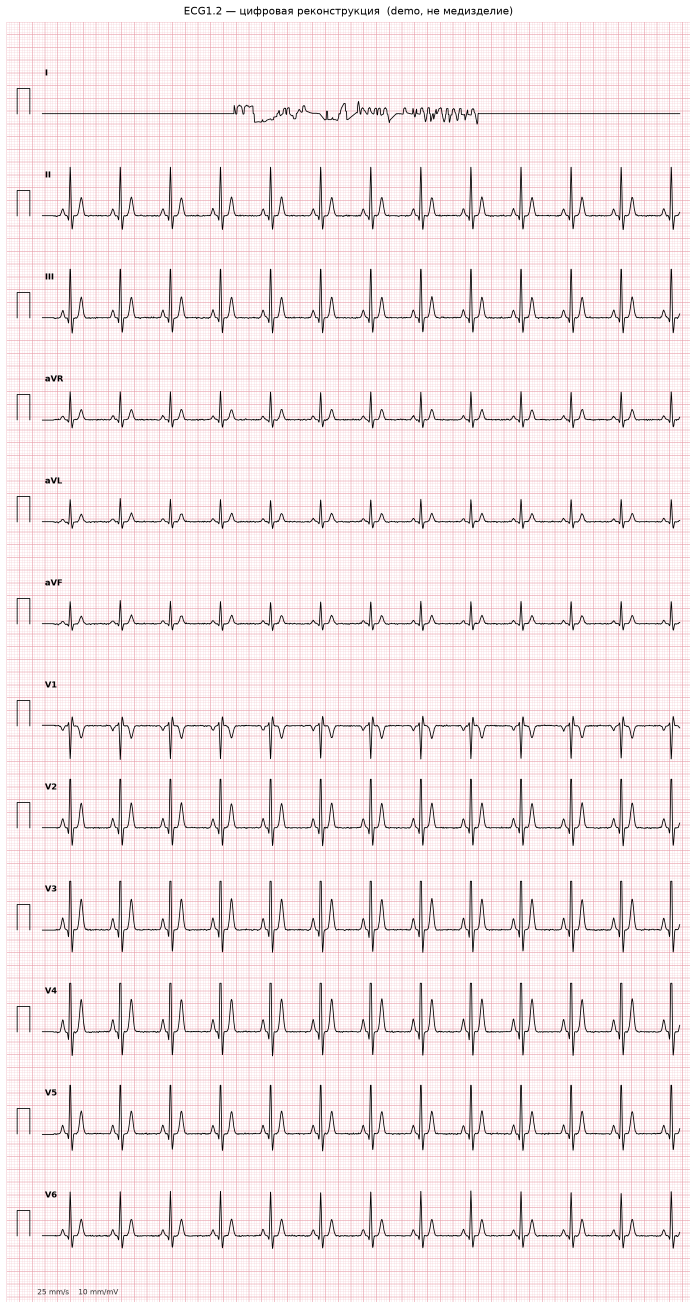
#> input picture data/samples/formats/12x1/reconstructed.png, 2090 x 3926 px (shown at 1/3 size)
$ python vectorize_v3_test.py ../data/samples/formats/12x1/reconstructed.png ../data/samples/formats/12x1/sample.png ../data/samples/formats/12x1/sample.png
#> lines starting #> are read from the running program, lines starting #| are printed output that depends on the picture; after the words box and inside, x2 and y2 are one past the last pixel; in counts of white or black regions, pixels touching at a corner belong together
#> in run, bgr is the input picture: shape (3926, 2090, 3); mean B, G, R 233.1, 231.1, 243.9
"""v3: трасса из ЦВЕТОВЫХ чернил (сетка убрана) + ограничение скачка."""
import cv2, numpy as np, json, glob
from scipy.signal import find_peaks
from scipy.ndimage import median_filter

LEAD_ORDER=["I","II","III","aVR","aVL","aVF","V1","V2","V3","V4","V5","V6"]
GRID=[["I","aVR","V1","V4"],["II","aVL","V2","V5"],["III","aVF","V3","V6"]]
FS=500; INK_T=130; SLEW=70; SEP_TRIM=50


def color_ink(bgr,T=INK_T):
#> called with T = 130
    B,G,R=cv2.split(bgr)
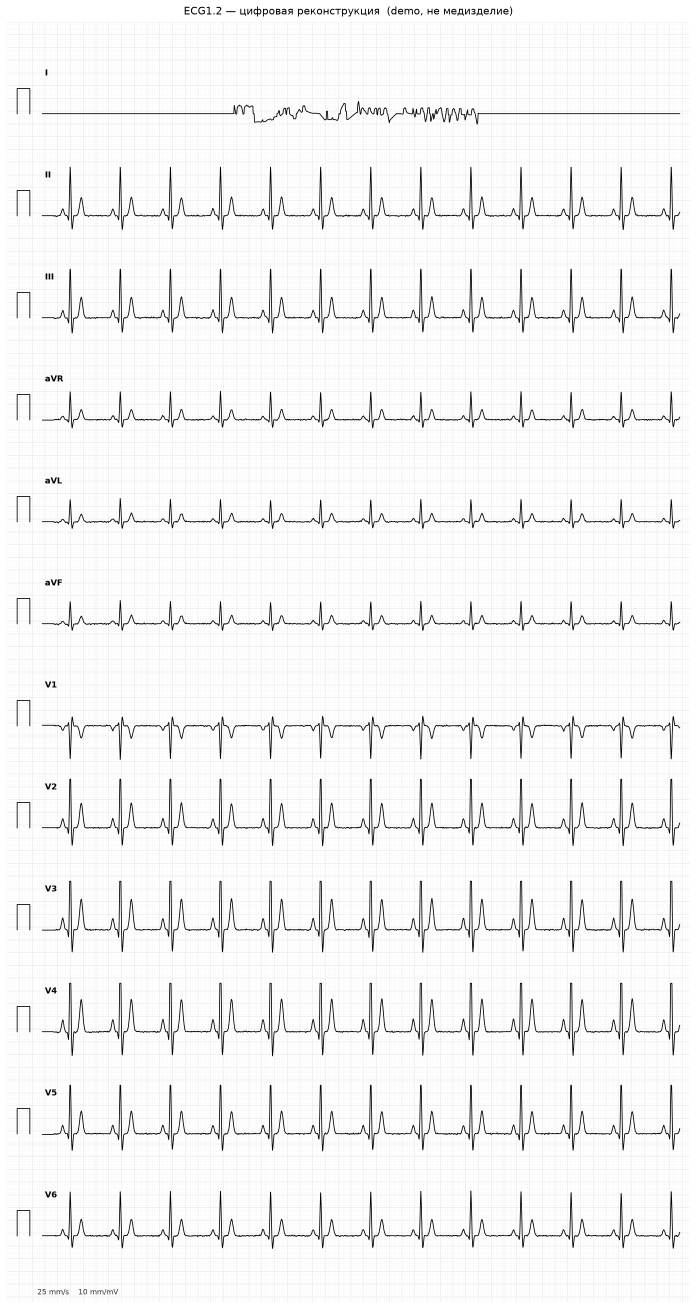
#> R: shape (3926, 2090) (shown at 1/3 size); min 0, max 255, mean 243.9
    return ((B<T)&(G<T)&(R<T)).astype(np.uint8)
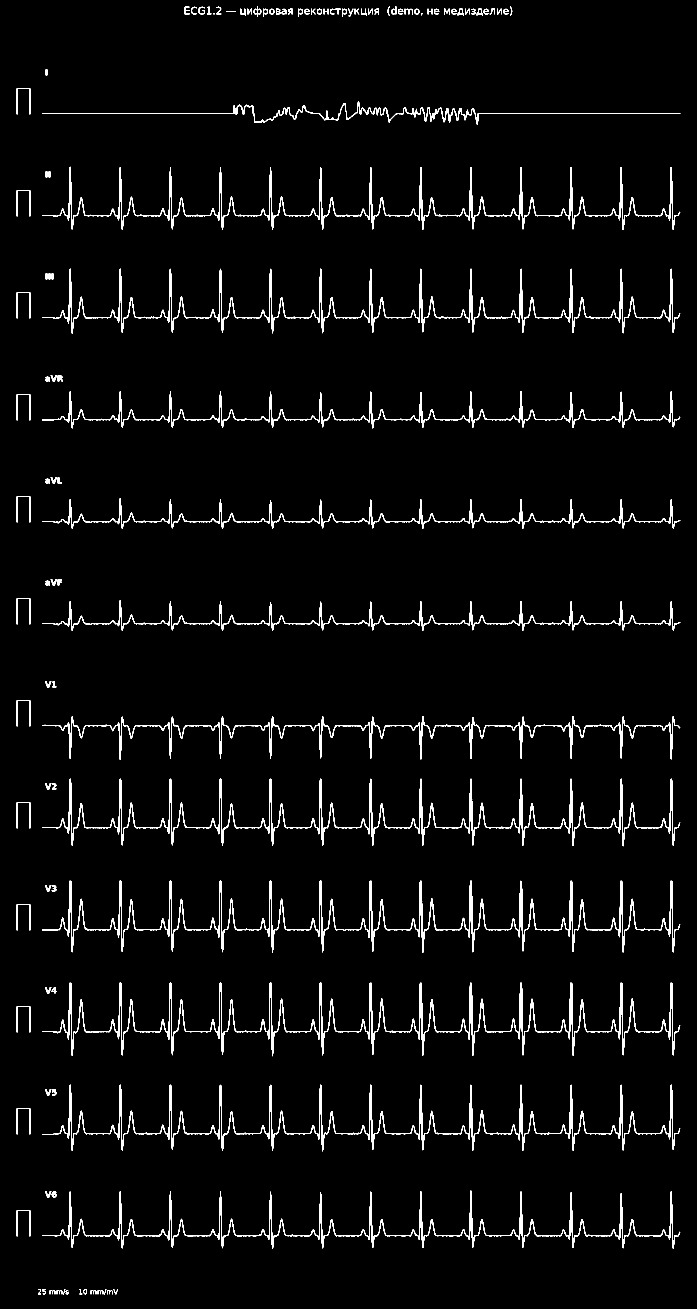
#> returned value: shape (3926, 2090) (shown at 1/3 size); values 0 (black) and 1 (white), 2.9% white; 111 white regions (1 under 20 px), largest, box (x1, y1, x2, y2) and area: (126, 2948, 2041, 3169) 27004, (126, 2642, 2041, 2858) 26222, (126, 2336, 2041, 2539) 23599


def detect_rows(mask):
    H,W=mask.shape
    prof=cv2.blur(mask.sum(1).astype(np.float32).reshape(-1,1),(1,max(9,H//40))).ravel()
    pk,_=find_peaks(prof,distance=H//8,height=prof.max()*0.15)
    if len(pk)>4: pk=pk[np.argsort(prof[pk])[::-1][:4]]
    return sorted(int(p) for p in pk)


def mmpx(gray):
    H,W=gray.shape; row=255-gray[H//2].astype(np.float32); row-=row.mean()
    ac=np.correlate(row,row,'full')[W-1:]; ac[:3]=0
    pk,_=find_peaks(ac[:60],height=ac.max()*0.2); return float(pk[0]) if len(pk) else 8.0


def baseline(ink,x0,x1,lo,hi):
    ys=np.where(ink[lo:hi,x0:x1]>0)[0]
    if len(ys)==0: return (lo+hi)//2
    h,_=np.histogram(ys,bins=np.arange(0,hi-lo+2,2)); return lo+int(np.argmax(h)*2)


def clusters(col):
    ys=np.where(col>0)[0]
    if len(ys)==0: return []
    out=[]; s=ys[0]; p=ys[0]
    for y in ys[1:]:
        if y-p>3: out.append(((s+p)/2, p-s+1)); s=y
        p=y
    out.append(((s+p)/2, p-s+1)); return out  # (центроид, высота)


def trace(ink,x0,x1,lo,hi,base):
    n=x1-x0; ys=np.full(n,np.nan); prev=base-lo
    for i in range(n):
        cl=clusters(ink[lo:hi,x0+i])
        if not cl: continue
        # ближайший к траектории; при равенстве — тоньше (не разделитель/текст)
        c,_=min(cl,key=lambda c:(abs(c[0]-prev), c[1]))
        if abs(c-prev)<=SLEW:            # ограничение скачка -> нет «прямоугольников»
            ys[i]=c; prev=c
    idx=np.arange(n); good=~np.isnan(ys)
    if good.sum()<5: return None,0.0
    return np.interp(idx,idx[good],ys[good])+lo, float(good.mean())


def to_mv(ys,mm,sec,fs,clip=3.0):
    mV=-(ys-np.median(ys))/(10*mm)
    win=int(0.6*fs); win=min(win if win%2 else win+1,(len(mV)//2)*2-1)
    if 3<=win<len(mV): mV=mV-median_filter(mV,size=win)
    return np.interp(np.linspace(0,1,int(fs*sec)),np.linspace(0,1,len(mV)),np.clip(mV,-clip,clip))


def run(core,maskp,out):
    bgr=cv2.imread(core); gray=cv2.cvtColor(bgr,cv2.COLOR_BGR2GRAY)
    ink=color_ink(bgr); mask=(cv2.imread(maskp,cv2.IMREAD_UNCHANGED)>0).astype(np.uint8)
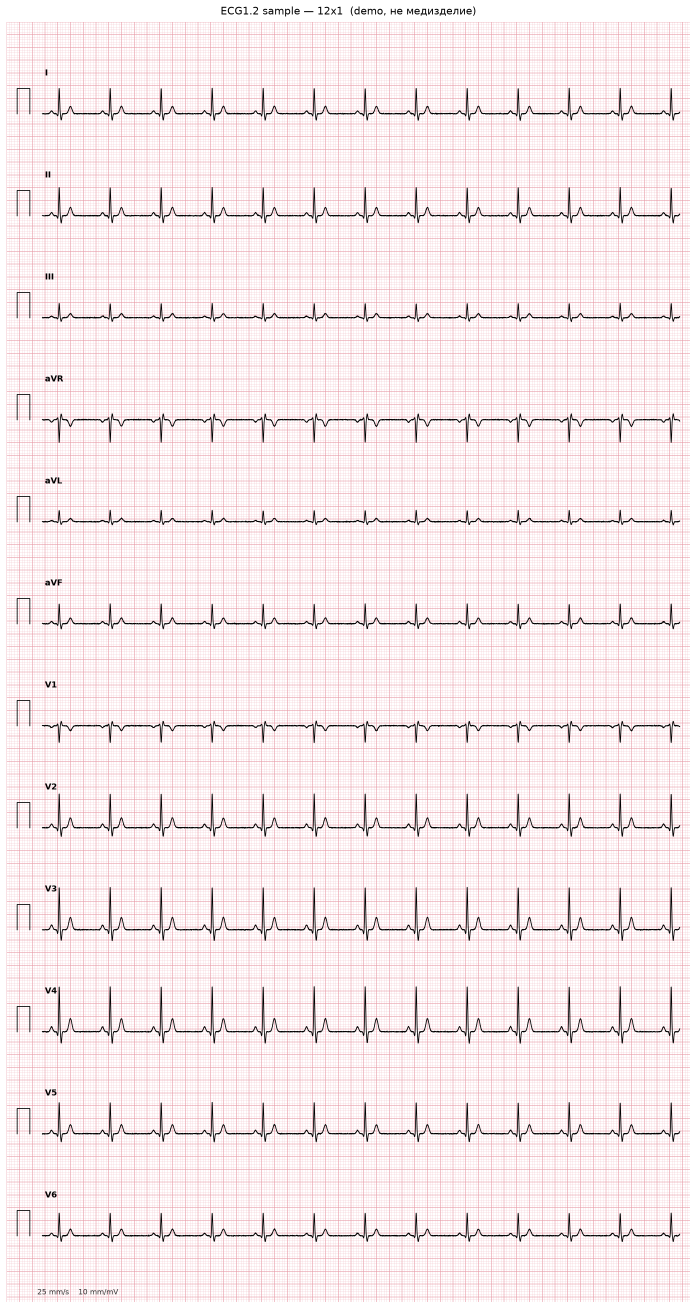
#> input picture data/samples/formats/12x1/sample.png, 2090 x 3926 px (shown at 1/3 size)
#> after `mask = (cv2.imread(maskp, cv2.IMREAD_UNCHANGED) > 0).astype(np.uint8)`:
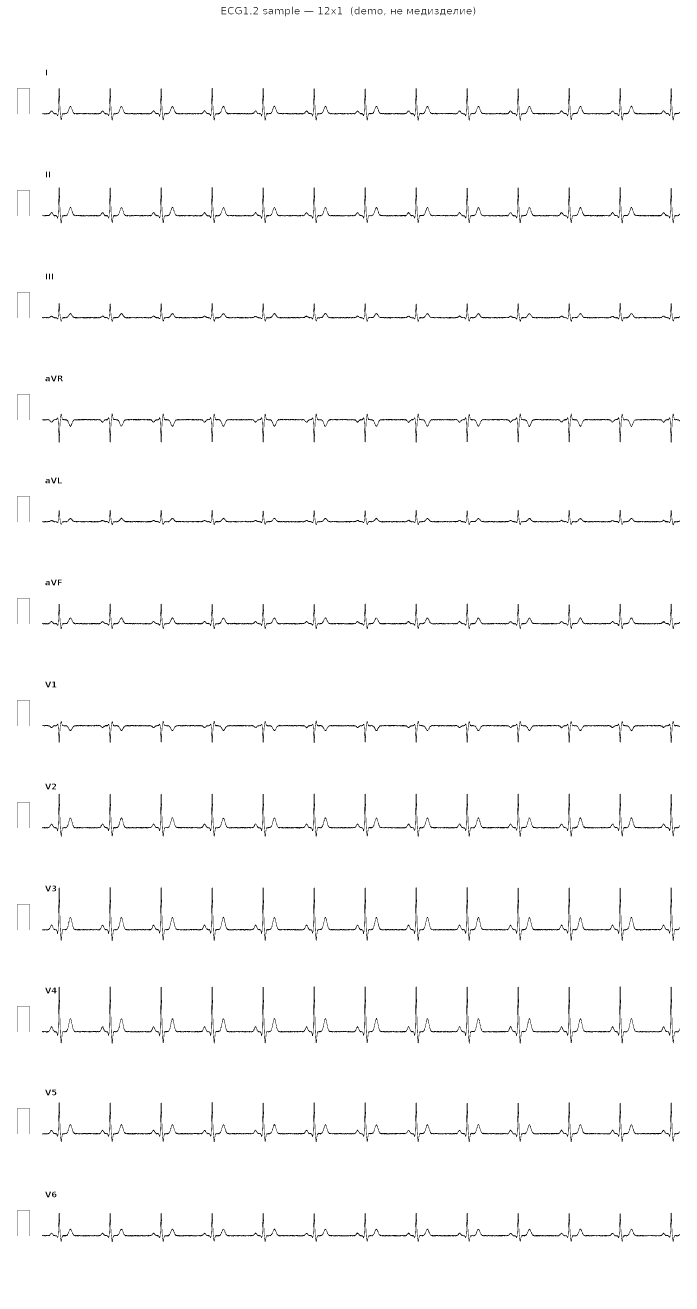
#> mask: shape (3926, 2090, 4) (shown at 1/3 size); mean B, G, R, A 0.985, 0.985, 0.985, 1; drawn with 1 as white
    H,W=ink.shape; rows=detect_rows(mask); mm=mmpx(gray)
#> after `H, W = ink.shape`: H = 3926; W = 2090
    xs=np.where(mask.any(0))[0]; xL,xR=int(xs.min()),int(xs.max()); cal=int(14*mm)
    colw=(xR-xL)/4; cols=[[int(xL+c*colw),int(xL+(c+1)*colw)] for c in range(4)]
    cols[0][0]+=cal
    for c in (1,2,3): cols[c][0]+=SEP_TRIM     # срезать пунктирный разделитель
    cen=rows[:3]; rhy=rows[3]; sig={}; cov={}
    for r,ct in enumerate(cen):
        up=ct-(cen[r-1] if r>0 else 0); dn=(cen[r+1] if r<2 else rhy)-ct
        lo=max(0,int(ct-0.72*up)); hi=min(H,int(ct+0.72*dn))
        for c,(x0,x1) in enumerate(cols):
            l=GRID[r][c]; b=baseline(ink,x0,x1,lo,hi)
            ys,cv=trace(ink,x0,x1,lo,hi,b)
            if ys is not None: sig[l]=to_mv(ys,mm,2.5,FS); cov[l]=round(cv,2)
    lo=max(0,int(rhy-0.72*(rhy-cen[2]))); b=baseline(ink,xL+cal,xR,lo,H)
    ys,cv=trace(ink,xL+cal,xR,lo,H,b); sig["II_rhythm"]=to_mv(ys,mm,10,FS); cov["II_rhythm"]=round(cv,2)
    order=[l for l in LEAD_ORDER+["II_rhythm"] if l in sig]
    import matplotlib; matplotlib.use("Agg"); import matplotlib.pyplot as plt
    fig,axs=plt.subplots(len(order),1,figsize=(12,1.4*len(order)))
    for ax,l in zip(axs,order):
        ax.plot(np.arange(len(sig[l]))/FS,sig[l],lw=0.8,color='black')
        ax.set_ylabel(f"{l}\ncov={cov[l]:.0%}",rotation=0,labelpad=30,fontsize=9,va='center')
        ax.set_ylim(-2,2.5); ax.grid(alpha=0.3)
    plt.tight_layout(); plt.savefig(out,dpi=110); plt.close(); print("written",out,"covs:",cov)


if __name__=="__main__":
#> (the run stopped early here; a loop or call above may not have finished)
